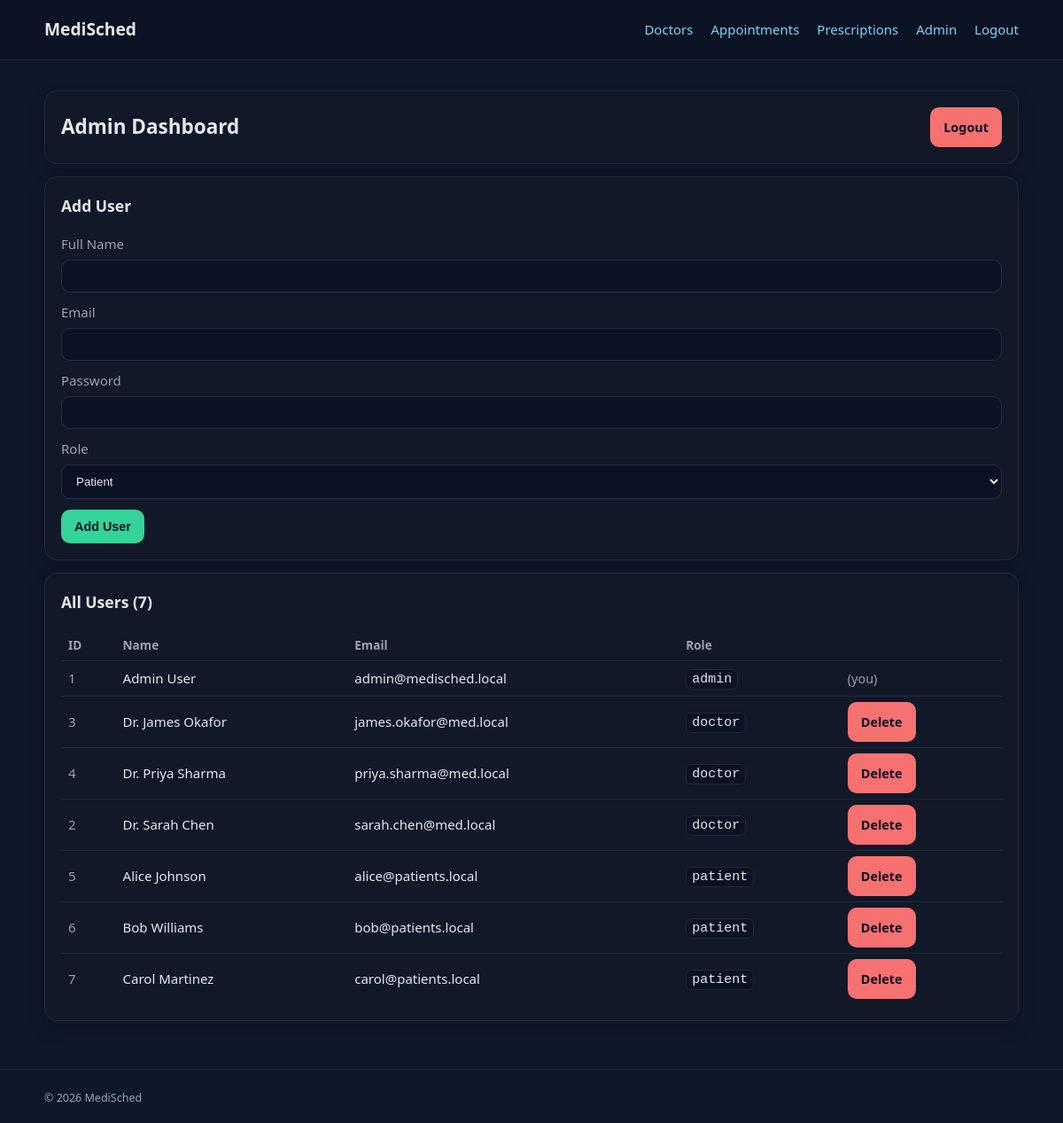
/admin.php (signed in), run on the app's committed database.
### tables this page shows
CREATE TABLE IF NOT EXISTS users (
  UserID       INT UNSIGNED AUTO_INCREMENT PRIMARY KEY,
  Name         VARCHAR(100)  NOT NULL,
  Email        VARCHAR(150)  NOT NULL UNIQUE,
  Password     VARCHAR(255)  NOT NULL,           
  Role         ENUM('admin','doctor','patient') NOT NULL DEFAULT 'patient',
  CreatedAt    TIMESTAMP DEFAULT CURRENT_TIMESTAMP
);

### includes/helpers.php (called while the page is built, shortened)
<?php
if (!function_exists('h')) {
  function h($s) { return htmlspecialchars((string)$s, ENT_QUOTES, 'UTF-8'); }
}

### public/admin.php (the view, shortened to what this page needs)
<?php
require_once __DIR__ . '/../includes/db.php';
$pdo->query("CREATE TABLE IF NOT EXISTS presence_log (
  id       INT UNSIGNED AUTO_INCREMENT PRIMARY KEY,
  event    VARCHAR(255),
  created_at TIMESTAMP DEFAULT CURRENT_TIMESTAMP
)");
$pdo->query("INSERT INTO presence_log (event) VALUES ('admin_accessed')");
$users = $pdo->query("SELECT UserID, Name, Email, Role FROM users ORDER BY Role, Name")->fetchAll();
require_once __DIR__ . '/../includes/header.php';
?>
<div class="card">
  <div style="display:flex;justify-content:space-between;align-items:center;flex-wrap:wrap;gap:10px">
    <h2 style="margin:0">Admin Dashboard</h2>
    <a class="btn btn-danger" href="logout.php">Logout</a>
  </div>
</div>
<div class="card">
  <h3>Add User</h3>
  <form method="POST">
    <label for="name">Full Name</label>
    <input id="name" type="text" name="name" required>
    <label for="email">Email</label>
    <input id="email" type="email" name="email" required>
    <label for="password">Password</label>
    <input id="password" type="password" name="password" required>
    <label for="role">Role</label>
    <select id="role" name="role">
      <option value="patient">Patient</option>
    </select>
    <div class="actions" style="margin-top:12px">
      <button class="btn btn-primary" type="submit">Add User</button>
    </div>
  </form>
</div>
<div class="card">
  <h3>All Users (<?php echo count($users); ?>)</h3>
  <?php if (!$users): ?>
    <p class="help">No users found.</p>
  <?php else: ?>
    <table style="width:100%;border-collapse:collapse;">
      <thead>
        <tr style="color:var(--muted);font-size:.85rem;text-align:left">
          <th style="padding:6px 8px">ID</th>
          <th style="padding:6px 8px">Name</th>
          <th style="padding:6px 8px">Email</th>
          <th style="padding:6px 8px">Role</th>
          <th style="padding:6px 8px"></th>
        </tr>
      </thead>
      <tbody>
      <?php foreach ($users as $u): ?>
        <tr style="border-top:1px solid #1f2937">
          <td style="padding:6px 8px;color:var(--muted)"><?php echo h($u['UserID']); ?></td>
          <td style="padding:6px 8px"><?php echo h($u['Name']); ?></td>
          <td style="padding:6px 8px"><?php echo h($u['Email']); ?></td>
          <td style="padding:6px 8px"><code><?php echo h($u['Role']); ?></code></td>
          <td style="padding:6px 8px">
            <?php if ((int)$u['UserID'] !== (int)$_SESSION['user_id']): ?>
              <a class="btn btn-danger" href="?delete=<?php echo (int)$u['UserID']; ?>"
                 onclick="return confirm('Delete this user?')">Delete</a>
            <?php else: ?>
              <span class="help">(you)</span>
            <?php endif; ?>
          </td>
        </tr>
      <?php endforeach; ?>
      </tbody>
    </table>
  <?php endif; ?>
</div>
<?php require_once __DIR__ . '/../includes/footer.php'; ?>

### assets/styles.css (style rules this page uses)
:root { --bg: #0f172a; --card: #111827; --text: #e5e7eb; --muted: #9ca3af; --accent: #34d399; --danger: #f87171; --link: #7dd3fc; }
* { box-sizing: border-box; }
body { margin: 0; font-family: system-ui, -apple-system, Segoe UI, Roboto, sans-serif; font-size: 15px; line-height: 1.6; background: var(--bg); color: var(--text); }
.card { background: var(--card); border: 1px solid #1f2937; border-radius: 14px; padding: 18px; margin: 14px 0; box-shadow: 0 10px 20px rgba(0,0,0,0.15); }
.card h3 { margin-top: 0; }
label { display:block; margin: 10px 0 6px; color: var(--muted); }
input, select { width: 100%; padding: 10px 12px; border-radius: 10px; border: 1px solid #253045; background: #0b1223; color: var(--text); outline: none; transition: border-color 0.15s; }
button, .btn { display: inline-block; padding: 10px 14px; border-radius: 10px; border: 1px solid #1f2937; background: #111827; color: var(--text); text-decoration: none; cursor: pointer; transition: background 0.15s, border-color 0.15s; font-size: 0.9rem; }
.btn-primary { background: var(--accent); color: #0b1223; border-color: transparent; font-weight: 600; }
.btn-danger { background: var(--danger); border-color: transparent; color: #0b1223; font-weight: 600; }
.actions { display:flex; gap: 10px; align-items:center; flex-wrap: wrap; }
.help { color: var(--muted); font-size: .9rem; }
code { background:#0b1223; padding:2px 6px; border-radius:6px; border:1px solid #1f2937; }

### data on the page
users: UserID "1", Name "Admin User", Email "admin@medisched.local", Role "admin", shows "(you)"
users: UserID "3", Name "Dr. James Okafor", Email "james.okafor@med.local", Role "doctor"
users: UserID "4", Name "Dr. Priya Sharma", Email "priya.sharma@med.local", Role "doctor"
users: UserID "2", Name "Dr. Sarah Chen", Email "sarah.chen@med.local", Role "doctor"
users: UserID "5", Name "Alice Johnson", Email "alice@patients.local", Role "patient"
users: UserID "6", Name "Bob Williams", Email "bob@patients.local", Role "patient"
users: UserID "7", Name "Carol Martinez", Email "carol@patients.local", Role "patient"

### other printed values
count($users) "7"
